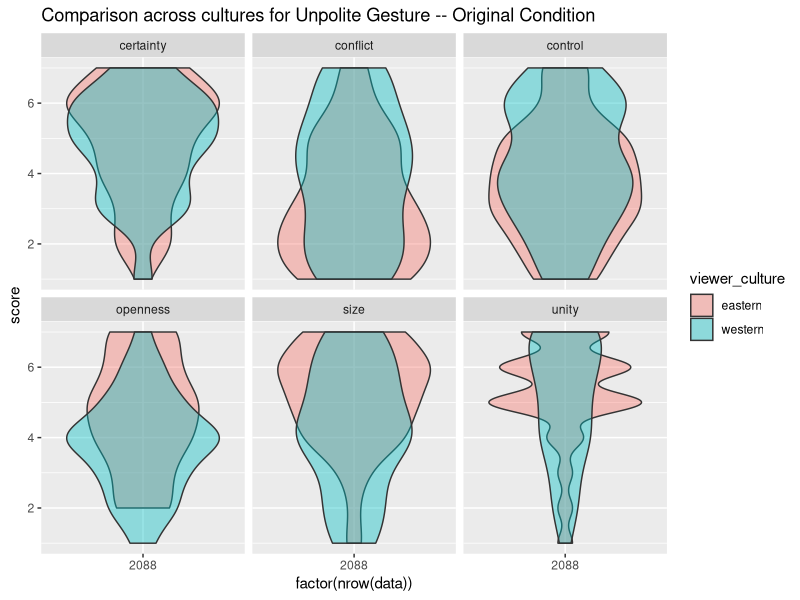
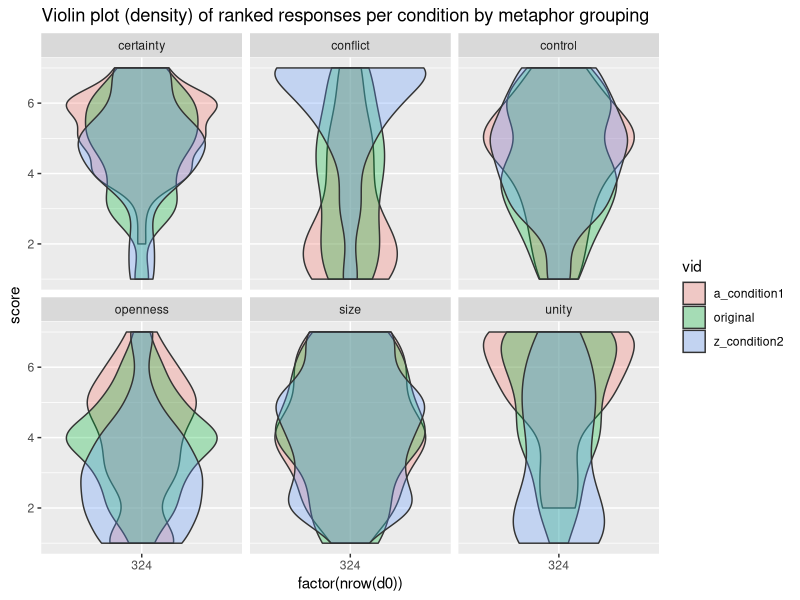
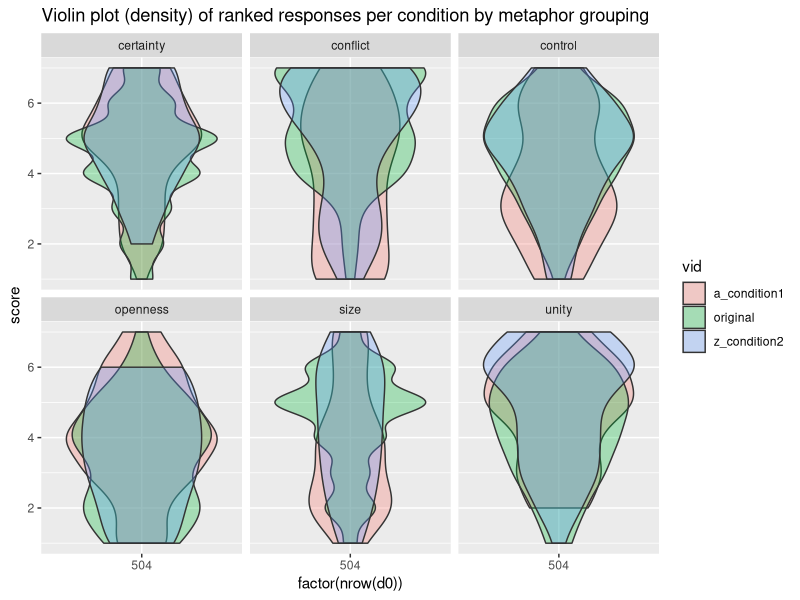
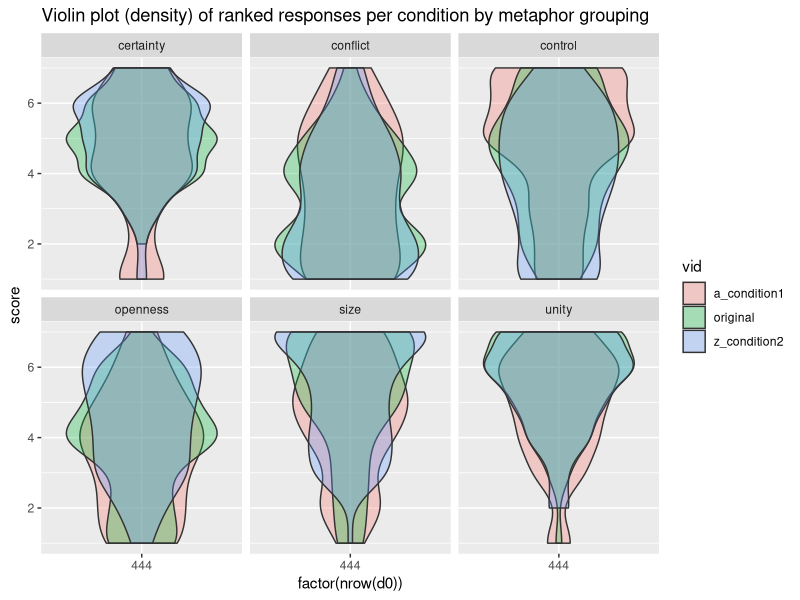
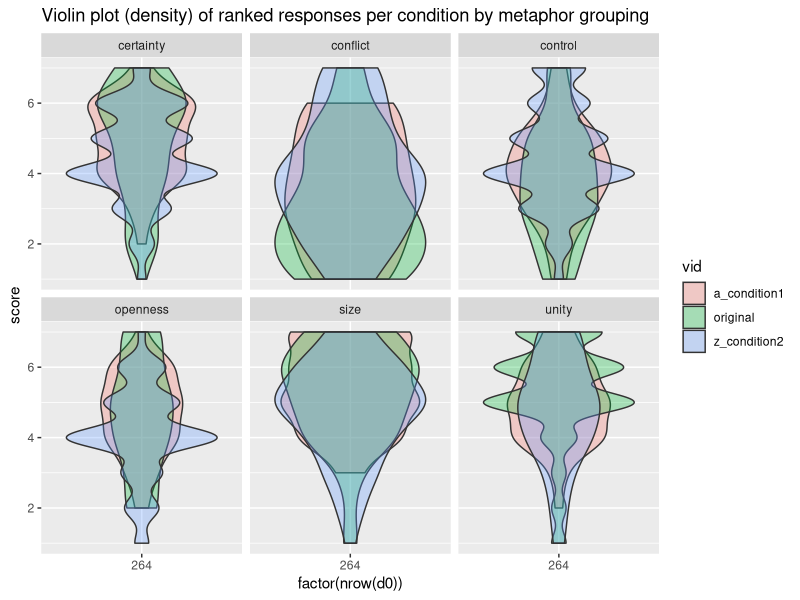
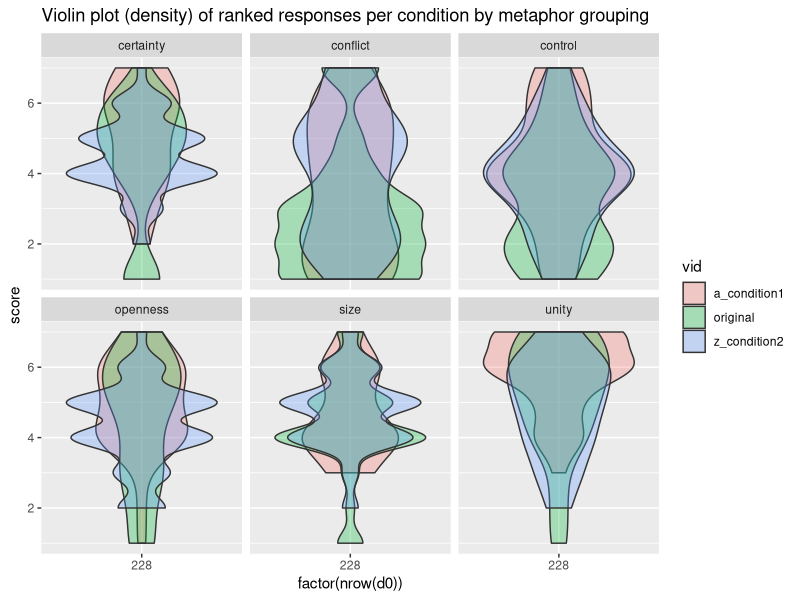

These charts were generated, in order, by the following R code:
## ---- chunk 1
knitr::opts_chunk$set(echo = TRUE)
library(tidyverse)
library(ggplot2)
library(pwr)
library(ordinal)
library(gridExtra)
library(RColorBrewer)
## ---- chunk 2
xcdata <- rbind(read.csv('xc_pilot_fixed_questions.csv'), read.csv('xc_pilot_fixed_questions2.csv')) %>%
  select(Answer.accessible, Answer.confident, Answer.conflict, Answer.control, 
         Answer.dominant, Answer.goal, Answer.many, Answer.members, 
         Answer.open, Answer.sure, Answer.tension, Answer.worktogether,
         Answer.vid_id)

u0 <- xcdata %>%
  filter(Answer.vid_id == 
           "https://s3.us-east-2.amazonaws.com/metaphoric-gestures-x-culture/western_gest_1-0.mov") %>%
  select(-Answer.vid_id)

u1 <- xcdata %>%
  filter(Answer.vid_id == 
           "https://s3.us-east-2.amazonaws.com/metaphoric-gestures-x-culture/western_gest_1-1.mov") %>%
  select(-Answer.vid_id)

u2 <- xcdata %>%
  filter(Answer.vid_id == 
           "https://s3.us-east-2.amazonaws.com/metaphoric-gestures-x-culture/western_gest_1-2.mov") %>%
  select(-Answer.vid_id)

e0 <- xcdata %>%
  filter(Answer.vid_id == 
           "https://s3.us-east-2.amazonaws.com/metaphoric-gestures-x-culture/western_gest_2-0.mov") %>%
  select(-Answer.vid_id)

e1 <- xcdata %>%
  filter(Answer.vid_id == 
           "https://s3.us-east-2.amazonaws.com/metaphoric-gestures-x-culture/western_gest_2-1.mov") %>%
  select(-Answer.vid_id)

e2 <- xcdata %>%
  filter(Answer.vid_id == 
           "https://s3.us-east-2.amazonaws.com/metaphoric-gestures-x-culture/western_gest_2-2.mov") %>%
  select(-Answer.vid_id)

a0 <- xcdata %>%
  filter(Answer.vid_id == 
           "https://s3.us-east-2.amazonaws.com/metaphoric-gestures-x-culture/western_gest_3-0.mov") %>%
  select(-Answer.vid_id)

a1 <- xcdata %>%
  filter(Answer.vid_id == 
           "https://s3.us-east-2.amazonaws.com/metaphoric-gestures-x-culture/western_gest_3-1.mov") %>%
  select(-Answer.vid_id)

a2 <- xcdata %>%
  filter(Answer.vid_id == 
           "https://s3.us-east-2.amazonaws.com/metaphoric-gestures-x-culture/western_gest_3-2.mov") %>%
  select(-Answer.vid_id)
## ---- chunk 3
psydata <- rbind(read.csv('psytoolkit_pilot.csv'), read.csv('psytoolkit_pilot2.csv')) %>% 
  na.omit() %>%
  distinct()
colnames(psydata) <- c("participantID", "vid_id", "rand", "free_response", 
                 "Answer.many", "Answer.members", "Answer.conflict", "Answer.tension",
                 "Answer.open", "Answer.accessible", "Answer.control", "Answer.dominant",
                 "Answer.worktogether", "Answer.goal", "Answer.sure", "Answer.confident",
                 "endcode", "t_start", "t_end", "t_total") 

wg4.0 <- psydata %>%
  filter(vid_id == 
           "334666350") %>%
  select(-vid_id, -rand, -participantID, -t_start, -t_end, -t_total, -endcode, -free_response)

wg4.1 <- psydata %>%
  filter(vid_id == 
           "334666369") %>%
  select(-vid_id, -rand, -participantID, -t_start, -t_end, -t_total, -endcode, -free_response)

wg4.2 <- psydata %>%
  filter(vid_id == 
           "334666395") %>%
  select(-vid_id, -rand, -participantID, -t_start, -t_end, -t_total, -endcode, -free_response)

wg5.0 <- psydata %>%
  filter(vid_id == 
           "334666150") %>%
  select(-vid_id, -rand, -participantID, -t_start, -t_end, -t_total, -endcode, -free_response)

wg5.1 <- psydata %>%
  filter(vid_id == 
           "334666125") %>%
  select(-vid_id, -rand, -participantID, -t_start, -t_end, -t_total, -endcode, -free_response)

wg5.2 <- psydata %>%
  filter(vid_id == 
           "334666100") %>%
  select(-vid_id, -rand, -participantID, -t_start, -t_end, -t_total, -endcode, -free_response)
## ---- chunk 4
add_groups <- function(data) {
  data$group <- ""
  for(row in 1:nrow(data)) {
    if (data$metaphor_measure[row] == "Answer.accessible") {
               data$group[row] <- "openness"
    } else if (data$metaphor_measure[row] == "Answer.open") {
              data$group[row] <- "openness"
    } else if (data$metaphor_measure[row] == "Answer.confident") {
              data$group[row] <- "certainty"
    } else if (data$metaphor_measure[row] == "Answer.sure") {
              data$group[row] <- "certainty"
    } else if (data$metaphor_measure[row] == "Answer.conflict") {
              data$group[row] <- "conflict"
    } else if (data$metaphor_measure[row] == "Answer.tension") {
              data$group[row] <- "conflict"
    } else if (data$metaphor_measure[row] == "Answer.control") {
               data$group[row] <- "control"
    } else if (data$metaphor_measure[row] == "Answer.dominant") {
              data$group[row] <- "control"
    } else if (data$metaphor_measure[row] == "Answer.goal") {
              data$group[row] <- "unity"
    } else if (data$metaphor_measure[row] == "Answer.worktogether") {
              data$group[row] <- "unity"
    } else if (data$metaphor_measure[row] == "Answer.many") {
              data$group[row] <- "size"
    } else if (data$metaphor_measure[row] == "Answer.members") {
              data$group[row] <- "size"              
    } else {
      # for some reason it's not recognizing the annoyed case, so let's throw it in the else
      # cause that seems safe.
      data$group[row] <- "other"
    }
  }
  return(data)
}
## ---- chunk 5
create_grouped_overlay <- function(data) {
  p <- ggplot(data) + 
    aes(x=factor(nrow(data)),y=score,fill=metaphor_measure)+
    geom_violin(alpha=0.3,position="identity") +
    facet_wrap("group")  
  return(p)    
}
## ---- chunk 6
## Go through and populate with metaphors and difference values
create_difference_matrix <- function(data) {
  difference_table <- data.frame(
    Question1 = c(""),
    Question2 = c(""),
    Rsq = c(""),
    stringsAsFactors=FALSE
  )
  
  metas = colnames(data)
  
  for(metaphor in metas) {
    for(meta in rev(metas)) {
      diff <- cor(data[meta], data[metaphor])
      row <- c(metaphor, meta, diff)
      difference_table <- rbind(difference_table, row)  
    }
  }
  
  # difference_matrix$Rsq <- as.numeric(as.character(difference_matrix$Rsq))
  difference_table <- difference_table[-1,]
  # there is some problem here with the difference numeric
  difference_table$Rsq <- as.numeric(as.character(difference_table$Rsq))
  #difference_table$difference <- scale_0_1(difference_table$difference)
  return(difference_table)
}
## ---- chunk 7
plot_diff_matrix <- function(matrix, low_col, high_col, mid_col, title) {
  p <- ggplot(data=matrix, aes(x=Question1, y=Question2, fill=Rsq)) + 
    geom_tile(color="white") +
    scale_fill_gradient2(low=low_col, high=high_col, mid=mid_col,
                         midpoint=0.25, space="Lab") +
    theme_minimal() +
    coord_fixed() +
    theme_bw() +
    theme(axis.text.x=element_text(angle=90),
        axis.ticks=element_blank(),
        axis.line=element_blank(),
        panel.border=element_blank(),
        panel.grid.major=element_line(color='#eeeeee')) +
      ggtitle(title)
  return(p)
}

plot_diff_matrix_pretty <- function(matrix, t="") {
  plot_diff_matrix(matrix, "palevioletred", "royalblue4", "aliceblue", title=t)
}
## ---- chunk 8
plot_violin_density <- function(d0, d1, d2) {
  g <- ggplot(rbind(d0, d1, d2), aes(vid, score)) + 
    geom_violin(aes(fill=vid, alpha=0.5), scale="count", draw_quantiles = c(0.25, 0.5, 0.75)) +
    #geom_dotplot(aes(color=condition), binaxis='y', stackdir='center', dotsize=0.5) +
    facet_wrap(~metaphor_measure) + 
    labs(
      title = "Violin plot (density) of ranked responses per condition by metaphor"   ,
      caption = "Horizontal lines are drawn at the 0.25, 0.5, and 0.75 quantiles of the distribution."
    )
  return(g)
}

plot_violin_density_grouped <- function(d0, d1, d2) {
  g <- ggplot(rbind(d0, d1, d2), aes(vid, score)) + 
    geom_violin(aes(fill=vid, alpha=0.5), scale="count", draw_quantiles = c(0.25, 0.5, 0.75)) +
    #geom_dotplot(aes(color=condition), binaxis='y', stackdir='center', dotsize=0.5) +
    facet_wrap(~group) + 
    labs(
      title = "Violin plot (density) of ranked responses per condition by metaphor"   ,
      caption = "Horizontal lines are drawn at the 0.25, 0.5, and 0.75 quantiles of the distribution."
    )
  return(g)
}

####### TEST BELOW HERE #########

plot_violin_density_group_overlay <- function(d0, d1, d2) {
  g <- ggplot(rbind(d0, d1, d2)) + 
    aes(x=factor(nrow(d0)),y=score,fill=vid)+
    geom_violin(alpha=0.3,position="identity") +
    facet_wrap("group") +
    labs(
      title = "Violin plot (density) of ranked responses per condition by metaphor grouping"
    )
  return(g)
}
## ---- chunk 9
plot_group_density <- function(d0, d1, d2) {
  p <- ggplot(rbind(d0, d1, d2), aes(x=score, fill=vid)) + 
      geom_density(alpha=0.3, stat="density", adjust=1.2) +
      facet_wrap(~group, scale="free")
  return(p)  
}

plot_question_density <- function(d0, d1, d2) {
  p <- ggplot(rbind(d0, d1, d2), aes(x=score, fill=vid)) + 
      geom_density(alpha=0.3, stat="density", adjust=1.2) +
      facet_wrap(~metaphor_measure, scale="free")
  return(p)  
}
## ---- chunk 10
## random helpers
gather_select <- function(d) {
  d <- d %>%
    gather("metaphor_measure", "score", 1:12) %>%
    select("metaphor_measure", "score")
}

wrangle_data <- function(d, name="data") {
  gathered <- gather_select(d)
  grouped <- add_groups(gathered)
  overlay_plot <- create_grouped_overlay(grouped)
  diff_mat <- create_difference_matrix(d)
  diff_mat$vid <- name
  list_of_returns <- list("gathered" = gathered, "grouped" = grouped, "overlay_plot" = overlay_plot, "diff_mat" = diff_mat)
  return(list_of_returns)
}


do_the_thing <- function(d0, d1, d2, n0 = "original", n1 = "a_condition1", n2 = "z_condition2", gesture = "single") {
  d0_data <- wrangle_data(d0, n0)
  d1_data <- wrangle_data(d1, n1)
  d2_data <- wrangle_data(d2, n2)
  
  graph_title <- paste("Correlation of questions for", gesture, "gesture across conditions.")
  
  # wrangle data
  overlays <- list("d0_overlay" = d0_data$overlay_plot, "d1_overlay" = d1_data$overlay_plot, "d2_overlay" = d2_data$overlay_plot)
  difference_matrix <- plot_diff_matrix_pretty(rbind(d0_data$diff_mat, d1_data$diff_mat, d2_data$diff_mat), 
    "Correlation of questions across single gesture for three conditions") + 
    facet_wrap("vid")  
  
  ## rename some things for the density plots
  db_named <- d0_data$gathered
  da_named <- d1_data$gathered
  dc_named <- d2_data$gathered
  db_named$vid = "original"
  da_named$vid = "a_condition1"
  dc_named$vid = "z_condition2"
  d0_grouped_named <- add_groups(da_named)
  d1_grouped_named <- add_groups(db_named)
  d2_grouped_named <- add_groups(dc_named)
  
  ## violin density plot 
 violin_density_question <- plot_violin_density(da_named, db_named, dc_named) 
 violin_density_grouped <- plot_violin_density_grouped(d0_grouped_named, d1_grouped_named, d2_grouped_named)
 violin_dnesity_grouped_overlay <- plot_violin_density_group_overlay(d0_grouped_named, d1_grouped_named, d2_grouped_named)
 
 ## plot density plot -- with groups
 density_grouped <- plot_group_density(d0_grouped_named, d1_grouped_named, d2_grouped_named)
 density_question <- plot_question_density(d0_grouped_named, d1_grouped_named, d2_grouped_named)
 
 return_list <- list("overlays" = overlays, "correlation_matrix" = difference_matrix, 
                     "violin_density_question" = violin_density_question, "violin_density_grouped" = violin_density_grouped,
                     "violin_density_grouped_overlay" = violin_dnesity_grouped_overlay,
                     "density_grouped" = density_grouped, "density_question" = density_question)
}

all_unpolite_data <- do_the_thing(u0, u1, u2, "original", "intertwine", "collide")
all_entity_data <- do_the_thing(e0, e1, e2)
all_audience_data <- do_the_thing(a0, a1, a2)
all_protected_data <- do_the_thing(wg4.0, wg4.1, wg4.2)
all_bowl_data <- do_the_thing(wg5.0, wg5.1, wg5.2)

all_correlational_data <- plot_diff_matrix_pretty(rbind(create_difference_matrix(u0), create_difference_matrix(u1), create_difference_matrix(u2),
                                                        create_difference_matrix(e0), create_difference_matrix(e1), create_difference_matrix(e2),
                                                        create_difference_matrix(wg4.0), create_difference_matrix(wg4.1), create_difference_matrix(wg4.2),
                                                        create_difference_matrix(wg5.0), create_difference_matrix(wg5.1), create_difference_matrix(wg5.2),
                                                        create_difference_matrix(a0), create_difference_matrix(a1), create_difference_matrix(a2)), 
    "Correlation of questions across all gesture conditions") 

## save some other things too why not
ggsave(filename = "all_unpolite_data--violin_density_grouped.png", plot = all_unpolite_data$violin_density_grouped_overlay)
ggsave(filename = "all_entity_data--violin_density_grouped.png", plot = all_entity_data$violin_density_grouped_overlay)
ggsave(filename = "all_audience_data--violin_density_grouped.png", plot = all_audience_data$violin_density_grouped_overlay)
ggsave(filename = "all_protected_data--violin_density_grouped.png", plot = all_protected_data$violin_density_grouped_overlay)
ggsave(filename = "all_bowl_data--violin_density_grouped.png", plot = all_bowl_data$violin_density_grouped_overlay)



#ggsave(filename = "all_correlational_data.png", plot = all_correlational_data)
## ---- chunk 11
#p1 <- all_protected_data$overlays[["d0_overlay"]]
#p2 <- all_protected_data$overlays[["d1_overlay"]]
#p3 <- all_protected_data$overlays[["d2_overlay"]]
#grid.arrange(p1, p2, p3, ncol=3)
## ---- chunk 12
## gather the bad larries
gather_clean <- function(d, n="") {
  ret <- d %>%
    gather("metaphor_measure", "score", 1:12) %>%
    mutate(condition=n) %>%
    add_groups()
  return(ret)
}

do_anova_per_group <- function(data, g) {
  group_data <- data %>%
    filter(group==g)
  res.aov <- aov(score ~ condition, data=group_data)
  print(g)
  print(summary(res.aov))
  return(res.aov)
}

do_anova_per_data <- function(data) {
  groups <- c("openness",
              "conflict",
              "control", 
              "size",
              "certainty",
              "unity")
  
  print("==== BY GROUP ====")
  for (g in groups) {
    print(g)
    a <- do_anova_per_group(data, g)
    print(summary(a))
    print("========================")
  }
}

do_anova_per_gest <- function(d0, d1, d2) {
  d <- rbind(gather_clean(d0, "original"), 
             gather_clean(d1, "cond1"), 
             gather_clean(d2, "cond2"))
  do_anova_per_data(d)
}

do_all_anovas <- function() {
  print("!!!!UNPOLITE!!!!!")
  do_anova_per_gest(u0, u1, u2)
  print(" ")
  print("!!!!ENTITY!!!!!")
  do_anova_per_gest(e0, e1, e2)
  print(" ")
  print("!!!!AUDIENCE!!!!!")
  do_anova_per_gest(a0, a1, a2)
}

do_all_anovas()
## ---- chunk 13
get_sig_val <- function(p) {
  if(p < 0.0005) {
    return("***")
  }
  if(p < 0.005) {
    return("**")
    }
  if(p < 0.1) {
    return("*")
  }
  return ("")
}

get_nice_things <- function(d0, d1, d2, n0="original", n1="cond1", n2="cond2") {
  d0_g_cl <- gather_clean(d0, n0) 
  d1_g_cl <- gather_clean(d1, n1) 
  d2_g_cl <- gather_clean(d2, n2)
  d_total <- rbind(d0_g_cl, d1_g_cl, d2_g_cl)
  return(d_total)
}


## Have to do this hacky bit for getting the data frame and I haven't figured out why but 
## passing the data directly just doesn't play.
do_t_test_adjusted <- function(cond1, cond2, statement, dat) {
  d <- data.frame()
  if(dat == "1") {
    d <- get_nice_things(u0, u1, u2)
  }
  if(dat == "2") {
    d <- get_nice_things(e0, e1, e2)
  }
  if(dat == "3") {
    d <- get_nice_things(a0, a1, a2)
  }
  if(dat == "4") {
    d <- get_nice_things(wg4.0, wg4.1, wg4.2)
    }
  if(dat == "5") {
    d <- get_nice_things(wg5.0, wg5.1, wg5.2)
  }
  
  p <- as.numeric(t.test(
            get_vals(cond1, statement, d),
            get_vals(cond2, statement, d))[3])
  p_adjusted <- round(p.adjust(p, method="bonferroni", n=18), digits=5)
  return(p_adjusted)
}

get_vals <- function(condition_name, g, dat) {
  ret <- dat %>%
    filter(condition==condition_name) %>%
    filter(group==g)
  ret <- ret$score  
  return(ret)
}


# For some reason can't generalize this to all gestures?
make_table_per_gesture <- function(gest_name, cond1name, cond2name, dat) {
  groups <- c("openness",
            "conflict",
            "control", 
            "size",
            "certainty",
            "unity")

  group <- rep(groups, each=3)
  cond1 <- rep(c(cond1name, cond2name, "original"), 6)
  cond2 <- rep(c("original", cond1name, cond2name), 6)
  df <- data.frame(group, cond1, cond2)   
  
  df$p <- mapply(do_t_test_adjusted, 
               as.character(df$cond1), 
               as.character(df$cond2), 
               as.character(df$group),
               dat)
  df$sig <- mapply(get_sig_val, df$p)

  return(df)
}


gest_1_sig_table <- make_table_per_gesture("unpolite", "cond1", "cond2", "1")
gest_2_sig_table <- make_table_per_gesture("entity", "cond1", "cond2", "2")
gest_3_sig_table <- make_table_per_gesture("audience", "cond1", "cond2", "3")
gest_4_sig_table <- make_table_per_gesture("anything", "cond1", "cond2", "4")
gest_5_sig_table <- make_table_per_gesture("specific", "cond1", "cond2", "5")
## ---- chunk 14
wrangle_mini <- function(d, cond="data", culture="western") {
  gathered <- gather_select(d)
  grouped <- add_groups(gathered)
  grouped$condition <- cond
  grouped$viewer_culture <- culture
  return(grouped)
}

## Pretending that wg4 is our eastern viewers for wg1
u0_w_t <- wrangle_mini(u0, "original", "western")
u1_w_t <- wrangle_mini(u1, "intertwine", "western")
u2_w_t <- wrangle_mini(u2, "collide", "western")
u0_e_t <- wrangle_mini(wg4.0, "original", "eastern")
u1_e_t <- wrangle_mini(wg4.1, "intertwine", "eastern")
u2_e_t <- wrangle_mini(wg4.2, "collide", "eastern")

u_total_t <- rbind(u0_w_t, u1_w_t, u2_w_t, u0_e_t, u1_e_t, u2_e_t)

## ---- chunk 15
violin_compare_cultures_across_meta_groups <- function(data, cond="original") {
  g <- ggplot(filter(data, condition == cond)) + 
    aes(x=factor(nrow(data)),y=score,fill=viewer_culture) +
    geom_violin(alpha=0.4,position="identity") +
    #scale_fill_brewer(palette="PiYG") +
    #scale_fill_manual(values=c("palevioletred1", "royalblue3")) +
    facet_wrap("group") +
    labs(
      title = "Comparison across cultures for Unpolite Gesture -- Original Condition"
    ) 
  return(g)
}


## I think I'll do it across conditions first
wg1.0_total_plot_compare_cultures_across_groups <- violin_compare_cultures_across_meta_groups(u_total_t, "original")
wg1.0_total_plot_compare_cultures_across_groups

wg1.1_total_plot_compare_cultures_across_groups <- violin_compare_cultures_across_meta_groups(u_total_t, "intertwine")

wg1.2_total_plot_compare_cultures_across_groups <- violin_compare_cultures_across_meta_groups(u_total_t, "collide")
## ---- chunk 16
## gather the bad larries
do_anova_per_culture <- function(data, g) {
  group_data <- data %>%
    filter(group==g)
  res.aov <- aov(score ~ viewer_culture, data=group_data)
  print(g)
  print(summary(res.aov))
  return(res.aov)
}

do_anova_per_data_single_gest <- function(data) {
  groups <- c("openness",
              "conflict",
              "control", 
              "size",
              "certainty",
              "unity")
  
  print("==== BY GROUP ====")
  for (g in groups) {
    print(g)
    a <- do_anova_per_culture(data, g)
    print(summary(a))
    print("========================")
  }
}


## need to send only one condition
do_anova_per_gest_by_culture <- function(d, cond) {
  do_anova_per_data_single_gest(filter(d, condition==cond))
}

do_all_culture_anovas <- function() {
  print("!!!!UNPOLITE!!!!!")
  do_anova_per_gest_by_culture(u_total_t, "original")
  print(" ")
}

do_all_culture_anovas()

## ---- chunk 17
get_avg_by_culture_group <- function(d, culture, g) {
  d_t <- d %>%
    filter(viewer_culture == culture) %>%
    filter(group == g)
  m <- mean(d_t$score)
}



## Have to do this hacky bit for getting the data frame and I haven't figured out why but 
## passing the data directly just doesn't play.
do_t_test_adjusted_culture_group <- function(dat, g) {
  p <- as.numeric(t.test(
            get_vals_by_culture(1, "western", g),
            get_vals_by_culture(1, "eastern", g))[3])
  p_adjusted <- round(p.adjust(p, method="bonferroni", n=12), digits=5)
  return(p_adjusted)
  
  t.test(filter_by_group(u0_w_t, "openness")$score, filter_by_group(u0_e_t, "openness")$score)
}

get_vals_by_culture <- function(dat, culture, g) {
  if(dat==1) {
    d <- u_total_t %>% 
      filter(condition=="original")
  }
  ret <- d %>%
    filter(viewer_culture==culture) %>%
    filter(group=="openness")
  ret <- ret$score  
  return(ret)
}


# data comes in as already filtered out by gesture/condition
make_table_per_gesture_by_culture <- function(dat) {
  groups <- c("openness",
            "conflict",
            "control", 
            "size",
            "certainty",
            "unity")

  group <- rep(groups, each=1)
  #western_mean <- rep(c("western", 18))
  #eastern_mean <- rep(c("original", cond1name, cond2name), 6)
  df <- data.frame(group)#, western_mean, eastern_mean)   
  
  ## currently this line is the offending one because dat needs to be right length
  df$p <- mapply(do_t_test_adjusted_culture_group, dat, as.character(df$group))
  df$sig <- mapply(get_sig_val, df$p)

  return(df)
} 

u0_t_comparison <- make_table_per_gesture_by_culture(filter(u_total_t, condition=="original"))

filter_by_group <- function(d, g) {
  d %>%
    filter(group==g)
}

# POC 8 July 2019 5:04pm
t.test(filter_by_group(u0_w_t, "openness")$score, filter_by_group(u0_e_t, "openness")$score)

do_t_test_adjusted_culture_group(filter(u_total_t, condition=="original"), "openness")
